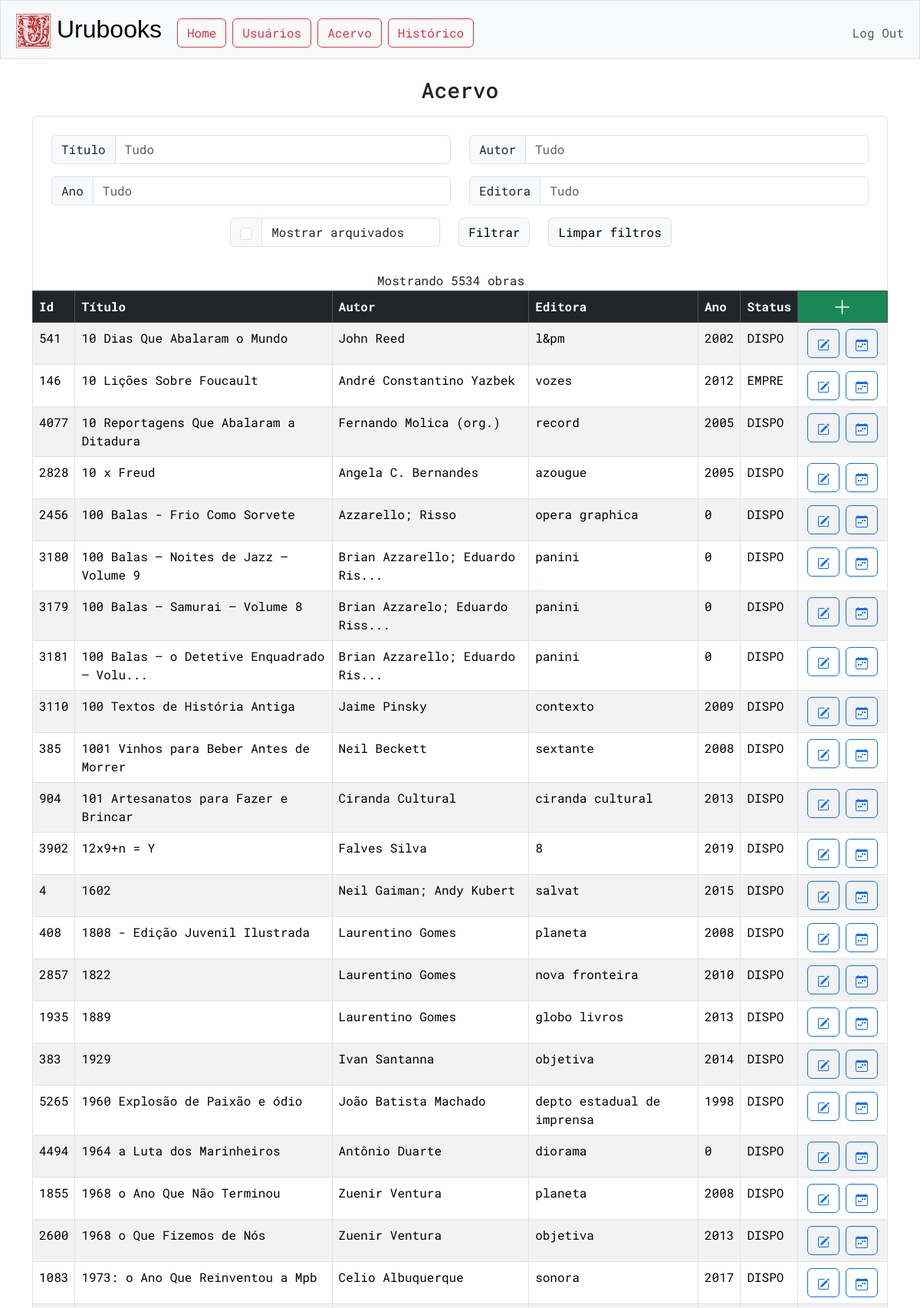
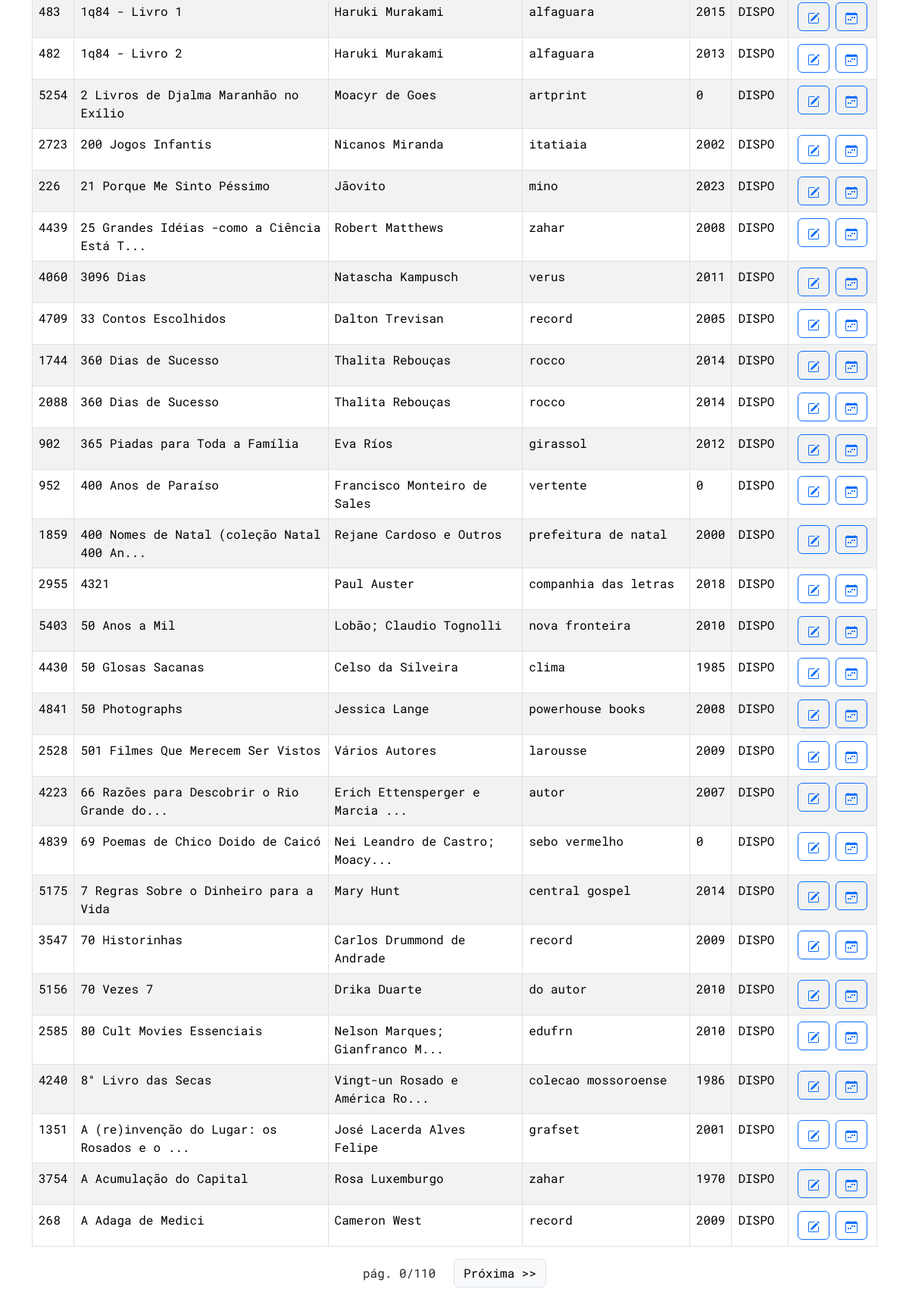
/acervo (signed in), run on the app's committed database (2 pictures, top to bottom).
### tables this page shows
CREATE TABLE acervo (
id INTEGER PRIMARY KEY AUTOINCREMENT NOT NULL,
titulo TEXT NOT NULL,
autor TEXT NOT NULL,
editora TEXT,
ano INTEGER,
status TEXT
);

### app.py (the view)
@app.route("/acervo", methods=["GET", "POST"])
@login_required
def acervo():
    edited_book = {}
    if edit_id := request.args.get("edit-book"):
        edited_book = db.execute("SELECT * FROM acervo WHERE id = ?", edit_id)[0]
    filtros = {}
    filtros_placeholder = {}
    filtro_titulo = request.args.get('filtro-titulo')
    if filtro_titulo:
        filtros_placeholder["titulo"] = filtro_titulo
        filtros["titulo"] = "%" + filtro_titulo + "%"
    filtro_autor = request.args.get('filtro-autor')
    if filtro_autor:
        filtros_placeholder["autor"] = filtro_autor
        filtros["autor"] = "%" + filtro_autor + "%"
    filtro_ano = request.args.get("filtro-ano")
    if filtro_ano:
        filtros_placeholder["ano"] = filtro_ano
        filtros["ano"] = "%" + filtro_ano + "%"
    filtro_editora = request.args.get("filtro-editora")
    if filtro_editora:
        filtros_placeholder["editora"] = filtro_editora
        filtros["editora"] = "%" + filtro_editora + "%"
    filtro_arquivado = " id IN (SELECT id FROM acervo WHERE status != 'ARQUIVADO')"
    if request.args.get('mostrar-arquivados') == 'true':
        filtros_placeholder["arquivado"] = 'true'
        filtro_arquivado = " id IN (SELECT id FROM acervo WHERE status = 'DISPONIVEL' OR status = 'EMPRESTADO' OR status = 'ARQUIVADO')"
    LIVROS_POR_PAGINA = 50
    pagina_atual = int(request.args.get("pagina", 0))
    offset = LIVROS_POR_PAGINA * pagina_atual
    query = "SELECT * FROM acervo"
    if filtros:
        query += " WHERE " + " AND ".join([f"{key} LIKE ?" for key in filtros])
        acervo = db.execute(query + " AND " + filtro_arquivado + " ORDER BY titulo" + " LIMIT ?, ?", *tuple(filtros.values()), offset, LIVROS_POR_PAGINA)
        search_size = len(db.execute(query + " AND " + filtro_arquivado + " ORDER BY titulo", *tuple(filtros.values())))
    else:
        acervo = db.execute(query + " WHERE " + filtro_arquivado + " ORDER BY titulo" + " LIMIT ?, ?", offset, LIVROS_POR_PAGINA)
        search_size = len(db.execute(query + " WHERE " + filtro_arquivado))
    page_data = {
        "search_size":search_size,
        "atual":pagina_atual,
        "max":int(search_size/LIVROS_POR_PAGINA)
    }
    return render_template("acervo/index.html", acervo=acervo, edited_book=edited_book, filtros=filtros_placeholder, page_data=page_data)

### app.py (called while the page is built)
@app.after_request
def after_request(response):
    response.headers["Cache-Control"] = "no-cache, no-store, must-revalidate"
    response.headers["Expires"] = 0
    response.headers["Pragma"] = "no-cache"
    return response

### helpers.py (called while the page is built)
def login_required(f):
    @wraps(f)
    def decorated_function(*args, **kwargs):
        if session.get("user_id") is None:
            return redirect("/login")
        return f(*args, **kwargs)
    return decorated_function

### templates/acervo/index.html (shortened to what this page needs)
{% extends "layout.html" %}
{% block main %}
<h3 class='mb-3'>Acervo</h3>
<div class="input-group-container" style="padding-bottom:0px;">
    <form id="filtros-form" action="/acervo" method="get">
        <div class="row">
            <div class="col-lg-6">
                <div class="input-group mb-3">
                    <span class="input-group-text">Título</span>
                    <input name="filtro-titulo" type="text" class="form-control" placeholder="Tudo" autocomplete="off" value="{{ filtros.titulo }}">
                </div>
            </div>
            <div class="col-lg-6">
                <div class="input-group mb-3">
                    <span class="input-group-text">Autor</span>
                    <input name="filtro-autor" type="text" class="form-control" placeholder="Tudo" autocomplete="off" value="{{ filtros.autor }}">
                </div>
            </div>
            <div class="col-6">
                <div class="input-group mb-3">
                    <span class="input-group-text">Ano</span>
                    <input name="filtro-ano" type="text" class="form-control" placeholder="Tudo" autocomplete="off" value="{{ filtros.ano }}">
                </div>
            </div>
            <div class="col-6">
                <div class="input-group mb-3">
                    <span class="input-group-text">Editora</span>
                    <input name="filtro-editora" type="text" class="form-control" placeholder="Tudo" autocomplete="off" value="{{ filtros.editora }}">
                </div>
            </div>
            <div class="row justify-content-md-center">
                <div class="col-auto">
                    <div class="input-group mb-3">
                        <div class="input-group-text">
                            {% set checked = "checked" if filtros.arquivado == 'true' else ""%}
                            <input class="form-check-input" name="mostrar-arquivados" id="archived-checkbox" type="checkbox" autocomplete="off" value="true" {{ checked }}>
                        </div>
                        <input type="text" class="form-control" value="Mostrar arquivados" style="background-color: white" disabled>
                    </div>
                </div>
                <div class="col-auto">
                    <button type='submit' class="btn btn-light btn-border">Filtrar</button>
                </div>
                <div class="col-auto">
                    <a href="/acervo" type="button" class="btn btn-light btn-border">Limpar filtros</a>
                </div>
            </div>
            <div class="row justify-content-md-center mt-3">
                Mostrando {{ page_data.search_size }} obras
            </div>
        </div>
    </form>
</div>
<table class='table table-bordered table-striped' style='text-align:start'>
    <thead class="table-dark">
        <th>Id</th>
        <th>Título</th>
        <th>Autor</th>
        <th>Editora</th>
        <th>Ano</th>
        <th>Status</th>
        <th style="text-align: center; background-color: #198754; padding: 0;">
            <a type='button' class="btn btn-success" href="acervo/incluir" style="width: 100%; height: 100%">
                <svg xmlns="http://www.w3.org/2000/svg" width="25" height="25" fill="currentColor" class="bi bi-plus-lg" viewBox="0 0 16 16">
                    <path fill-rule="evenodd" d="M8 2a.5.5 0 0 1 .5.5v5h5a.5.5 0 0 1 0 1h-5v5a.5.5 0 0 1-1 0v-5h-5a.5.5 0 0 1 0-1h5v-5A.5.5 0 0 1 8 2"/>
                </svg>
            </a>
        </th>
    </thead>
    <tbody>
        {% if acervo %}
            {% for livro in acervo %}
                <tr>
                    <td>{{ livro.id }}</td>
                    <td>{{ livro.titulo }}</td>
                    <td>{{ livro.autor }}</td>
                    <td>{{ livro.editora }}</td>
                    <td>{{ livro.ano }}</td>
                    <td>{{ livro.status[:5] }}</td>
                    <td class="options-cell">
                        <div class="btn-group">
                            <form action="/acervo/editar" method="get">
                                <button type='submit' class="btn btn-outline-primary mx-1">
                                </button>
                            </form>
                            <form action="/emprestar" method="get">
                                <button type='submit' class="btn btn-outline-primary mx-1">
                                </button>
                            </form>
                        </div>
                    </td>
                </tr>
            {% endfor %}
        {% else %}
        <tr><td colspan="6"><h6 style="color:grey;text-align: center;">Nenhuma obra encontrada.</h6></td></tr>
        {% endif %}
    </tbody>
</table>
<div class="container">
    <div class="row justify-content-md-center align-items-center">
        {% if page_data.max > 0 %}
        <div class="col-auto">
            pág. {{ page_data.atual }}/{{ page_data.max }}
        </div>
        {% endif %}
        {% if page_data.atual < page_data.max and page_data.max > 1 %}
            <div class="col-auto">
                    <button class="btn btn-light btn-border" type="button" onclick="nextPage()">Próxima &gt;&gt;</button>
            </div>
        {% endif %}
    </div>
</div>
{% endblock %}

### static/styles.css (style rules this page uses)
body { font-family: "Roboto Mono", monospace; }
.input-group-container { border-style: solid; border-top-left-radius: 0.25rem; border-top-right-radius: 0.25rem; border-width: 1px; border-color: #dee2e6; padding: 1.5rem; }
.btn-border { border:solid; border-width: 1px; border-color: #dee2e6; }
.options-cell { text-align: center; }

### data on the page
acervo: id "541", titulo "10 Dias Que Abalaram o Mundo", autor "John Reed", editora "l&pm", ano "2002", status "DISPO"
acervo: id "146", titulo "10 Lições Sobre Foucault", autor "André Constantino Yazbek", editora "vozes", ano "2012", status "EMPRE"
acervo: id "2828", titulo "10 x Freud", autor "Angela C. Bernandes", editora "azougue", ano "2005", status "DISPO"
acervo: id "2456", titulo "100 Balas - Frio Como Sorvete", autor "Azzarello; Risso", editora "opera graphica", ano "0", status "DISPO"
acervo: id "3180", titulo "100 Balas – Noites de Jazz – Volume 9", autor "Brian Azzarello; Eduardo Ris...", editora "panini", ano "0", status "DISPO"
acervo: id "3179", titulo "100 Balas – Samurai – Volume 8", autor "Brian Azzarelo; Eduardo Riss...", editora "panini", ano "0", status "DISPO"
acervo: id "3181", titulo "100 Balas — o Detetive Enquadrado – Volu...", autor "Brian Azzarello; Eduardo Ris...", editora "panini", ano "0", status "DISPO"
acervo: id "3110", titulo "100 Textos de História Antiga", autor "Jaime Pinsky", editora "contexto", ano "2009", status "DISPO"
acervo: id "385", titulo "1001 Vinhos para Beber Antes de Morrer", autor "Neil Beckett", editora "sextante", ano "2008", status "DISPO"
acervo: id "904", titulo "101 Artesanatos para Fazer e Brincar", autor "Ciranda Cultural", editora "ciranda cultural", ano "2013", status "DISPO"
acervo: id "3902", titulo "12x9+n = Y", autor "Falves Silva", editora "8", ano "2019", status "DISPO"
acervo: id "4", titulo "1602", autor "Neil Gaiman; Andy Kubert", editora "salvat", ano "2015", status "DISPO"
acervo: id "408", titulo "1808 - Edição Juvenil Ilustrada", autor "Laurentino Gomes", editora "planeta", ano "2008", status "DISPO"
acervo: id "2857", titulo "1822", autor "Laurentino Gomes", editora "nova fronteira", ano "2010", status "DISPO"
acervo: id "1935", titulo "1889", autor "Laurentino Gomes", editora "globo livros", ano "2013", status "DISPO"
acervo: id "383", titulo "1929", autor "Ivan Santanna", editora "objetiva", ano "2014", status "DISPO"
acervo: id "1855", titulo "1968 o Ano Que Não Terminou", autor "Zuenir Ventura", editora "planeta", ano "2008", status "DISPO"
acervo: id "2600", titulo "1968 o Que Fizemos de Nós", autor "Zuenir Ventura", editora "objetiva", ano "2013", status "DISPO"
acervo: id "1083", titulo "1973: o Ano Que Reinventou a Mpb", autor "Celio Albuquerque", editora "sonora", ano "2017", status "DISPO"
acervo: id "483", titulo "1q84 - Livro 1", autor "Haruki Murakami", editora "alfaguara", ano "2015", status "DISPO"
acervo: id "482", titulo "1q84 - Livro 2", autor "Haruki Murakami", editora "alfaguara", ano "2013", status "DISPO"
acervo: id "2723", titulo "200 Jogos Infantis", autor "Nicanos Miranda", editora "itatiaia", ano "2002", status "DISPO"
acervo: id "226", titulo "21 Porque Me Sinto Péssimo", autor "Jãovito", editora "mino", ano "2023", status "DISPO"
acervo: id "1744", titulo "360 Dias de Sucesso", autor "Thalita Rebouças", editora "rocco", ano "2014", status "DISPO"
acervo: id "2088", titulo "360 Dias de Sucesso", autor "Thalita Rebouças", editora "rocco", ano "2014", status "DISPO"
acervo: id "902", titulo "365 Piadas para Toda a Família", autor "Eva Ríos", editora "girassol", ano "2012", status "DISPO"
acervo: id "952", titulo "400 Anos de Paraíso", autor "Francisco Monteiro de Sales", editora "vertente", ano "0", status "DISPO"
acervo: id "1859", titulo "400 Nomes de Natal (coleção Natal 400 An...", autor "Rejane Cardoso e Outros", editora "prefeitura de natal", ano "2000", status "DISPO"
acervo: id "2955", titulo "4321", autor "Paul Auster", editora "companhia das letras", ano "2018", status "DISPO"
acervo: id "2528", titulo "501 Filmes Que Merecem Ser Vistos", autor "Vários Autores", editora "larousse", ano "2009", status "DISPO"
acervo: id "3547", titulo "70 Historinhas", autor "Carlos Drummond de Andrade", editora "record", ano "2009", status "DISPO"
acervo: id "2585", titulo "80 Cult Movies Essenciais", autor "Nelson Marques; Gianfranco M...", editora "edufrn", ano "2010", status "DISPO"
acervo: id "1351", titulo "A (re)invenção do Lugar: os Rosados e o ...", autor "José Lacerda Alves Felipe", editora "grafset", ano "2001", status "DISPO"
acervo: id "3754", titulo "A Acumulação do Capital", autor "Rosa Luxemburgo", editora "zahar", ano "1970", status "DISPO"
acervo: id "268", titulo "A Adaga de Medici", autor "Cameron West", editora "record", ano "2009", status "DISPO"

### other printed values
{{ page_data.search_size }} "5534"
{{ livro.id }} "4077" "5265" "4494" "5254" "4439" "4060" "4709" "5403" "4430" "4841" "4223" "4839" "5175" "5156" "4240"
{{ livro.titulo }} "10 Reportagens Que Abalaram a Ditadura" "1960 Explosão de Paixão e ódio" "1964 a Luta dos Marinheiros" "2 Livros de Djalma Maranhão no Exílio" "25 Grandes Idéias -como a Ciência Está T..." "3096 Dias" "33 Contos Escolhidos" "50 Anos a Mil" "50 Glosas Sacanas" "50 Photographs" "66 Razões para Descobrir o Rio Grande do..." "69 Poemas de Chico Doido de Caicó" "7 Regras Sobre o Dinheiro para a Vida" "70 Vezes 7" "8° Livro das Secas"
{{ livro.autor }} "Fernando Molica (org.)" "João Batista Machado" "Antônio Duarte" "Moacyr de Goes" "Robert Matthews" "Natascha Kampusch" "Dalton Trevisan" "Lobão; Claudio Tognolli" "Celso da Silveira" "Jessica Lange" "Erich Ettensperger e Marcia ..." "Nei Leandro de Castro; Moacy..." "Mary Hunt" "Drika Duarte" "Vingt-un Rosado e América Ro..."
{{ livro.editora }} "record" "depto estadual de imprensa" "diorama" "artprint" "zahar" "verus" "record" "nova fronteira" "clima" "powerhouse books" "autor" "sebo vermelho" "central gospel" "do autor" "colecao mossoroense"
{{ livro.ano }} "2005" "1998" "0" "0" "2008" "2011" "2005" "2010" "1985" "2008" "2007" "0" "2014" "2010" "1986"
{{ livro.status[:5] }} "DISPO" "DISPO" "DISPO" "DISPO" "DISPO" "DISPO" "DISPO" "DISPO" "DISPO" "DISPO" "DISPO" "DISPO" "DISPO" "DISPO" "DISPO"
{{ page_data.atual }} "0"
{{ page_data.max }} "110"
